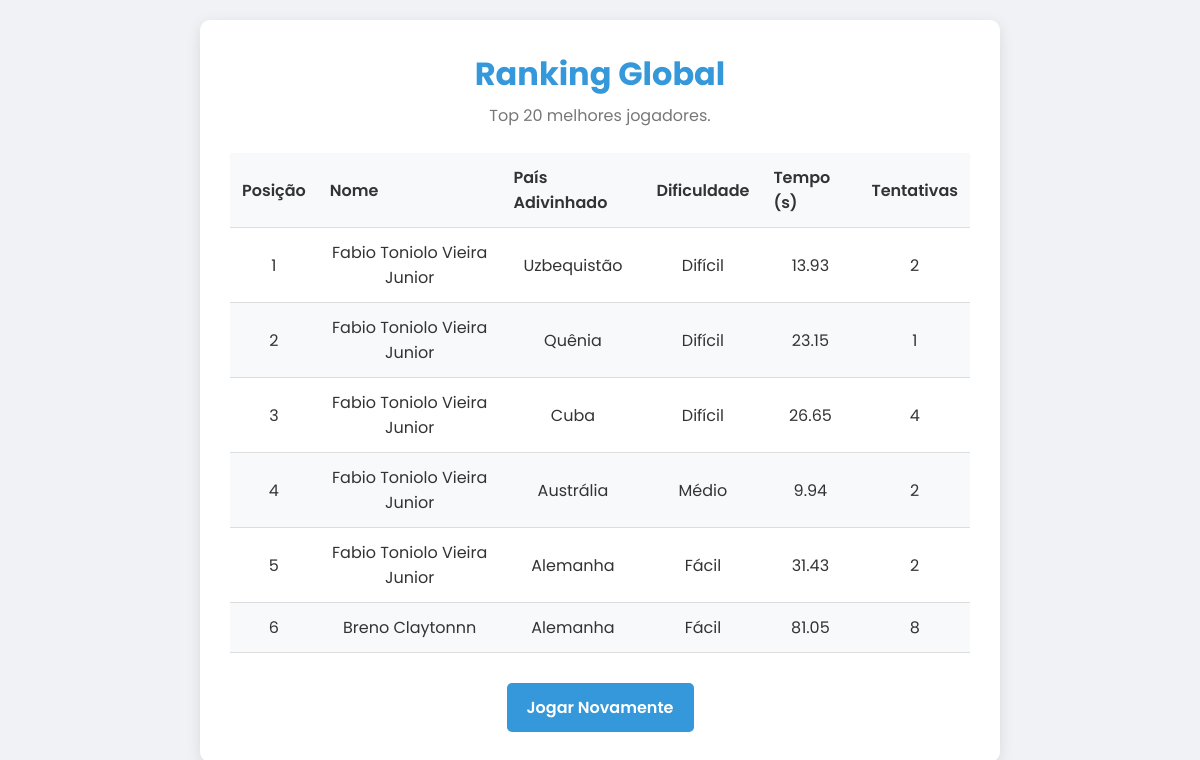
Page /ranking on the committed database.
### database.py (models this page shows)
class Ranking(db.Model):
    id: Mapped[int] = mapped_column(Integer, primary_key=True)
    player_name: Mapped[str] = mapped_column(String(50), nullable=False)
    country_name: Mapped[str] = mapped_column(String, nullable=False)
    time_spent: Mapped[float] = mapped_column(Float, nullable=False)
    attempts: Mapped[int] = mapped_column(Integer, nullable=False)
    difficulty: Mapped[str] = mapped_column(String, nullable=False)

### app.py (the view)
@app.route('/ranking')
def ranking():
    difficulty_order = {'hard': 1, 'medium': 2, 'easy': 3}
    rankings = db.session.query(Ranking).all()
    rankings.sort(key=lambda x: (difficulty_order.get(x.difficulty, 99), x.time_spent, x.attempts))
    rankings = rankings[:20]
    return render_template('ranking.html', rankings=rankings)

### templates/ranking.html (shortened to what this page needs)
<!DOCTYPE html>
<html lang="pt-br">
<head>
    <link rel="stylesheet" href="{{ url_for('static', filename='css/style.css') }}">
</head>
<body>
    <div class="container">
        <header>
            <h1>Ranking Global</h1>
            <p>Top 20 melhores jogadores.</p>
        </header>
        <div id="ranking-table-container">
            <table>
                <thead>
                    <tr>
                        <th>Posição</th>
                        <th>Nome</th>
                        <th>País Adivinhado</th>
                        <th>Dificuldade</th>
                        <th>Tempo (s)</th>
                        <th>Tentativas</th>
                    </tr>
                </thead>
                <tbody>
                    {% for entry in rankings %}
                    <tr>
                        <td>{{ loop.index }}</td>
                        <td>{{ entry.player_name }}</td>
                        <td>{{ entry.country_name }}</td>
                        <td>
                            {% set difficulty_map = {
                                'easy': 'Fácil',
                                'medium': 'Médio',
                                'hard': 'Difícil',
                                'unknown': 'Desconhecido'
                            } %}
                            {{ difficulty_map.get(entry.difficulty, entry.difficulty) }}
                        </td>
                        <td>{{ "%.2f"|format(entry.time_spent) }}</td>
                        <td>{{ entry.attempts }}</td>
                    </tr>
                    {% else %}
                    <tr>
                        <td colspan="6">Ninguém no ranking ainda. Seja o primeiro!</td>
                    </tr>
                    {% endfor %}
                </tbody>
            </table>
        </div>
        <div class="play-again-container">
            <a href="/" class="play-again-btn">Jogar Novamente</a>
        </div>
    </div>
</body>
</html>

### static/css/style.css (style rules this page uses)
:root { --primary-color: #3498db; --secondary-color: #2ecc71; --background-color: #f0f2f5; --container-bg: #ffffff; --text-color: #333; --error-color: #e74c3c; --font-family: 'Poppins', sans-serif; }
* { box-sizing: border-box; margin: 0; padding: 0; }
body { font-family: var(--font-family); background-color: var(--background-color); color: var(--text-color); display: flex; justify-content: center; align-items: flex-start; min-height: 100vh; padding: 20px; }
.container { background-color: var(--container-bg); padding: 30px; border-radius: 10px; box-shadow: 0 4px 15px rgba(0,0,0,0.1); width: 100%; max-width: 800px; text-align: center; }
header h1 { color: var(--primary-color); font-weight: 700; margin-bottom: 5px; }
header p { margin-bottom: 25px; color: #777; }
button, .play-again-btn { padding: 12px 20px; border: none; background-color: var(--primary-color); color: white; border-radius: 5px; font-size: 1rem; font-family: var(--font-family); font-weight: 600; cursor: pointer; transition: background-color 0.3s; text-decoration: none; display: inline-block; }
table { width: 100%; border-collapse: collapse; margin-top: 20px; }
th, td { padding: 12px; border-bottom: 1px solid #ddd; }
thead { background-color: #f8f9fa; }
thead th { font-weight: 600; text-align: left; }
tbody tr:nth-child(even) { background-color: #f8f9fa; }
.play-again-container { margin-top: 30px; }

### rows in the picture
Ranking: player_name "Fabio Toniolo Vieira Junior", country_name "Uzbequistão", get "Difícil", time_spent "13.93", attempts "2"
Ranking: player_name "Fabio Toniolo Vieira Junior", country_name "Quênia", get "Difícil", time_spent "23.15", attempts "1"
Ranking: player_name "Fabio Toniolo Vieira Junior", country_name "Cuba", get "Difícil", time_spent "26.65", attempts "4"
Ranking: player_name "Fabio Toniolo Vieira Junior", country_name "Austrália", get "Médio", time_spent "9.94", attempts "2"
Ranking: player_name "Fabio Toniolo Vieira Junior", country_name "Alemanha", get "Fácil", time_spent "31.43", attempts "2"
Ranking: player_name "Breno Claytonnn", country_name "Alemanha", get "Fácil", time_spent "81.05", attempts "8"
